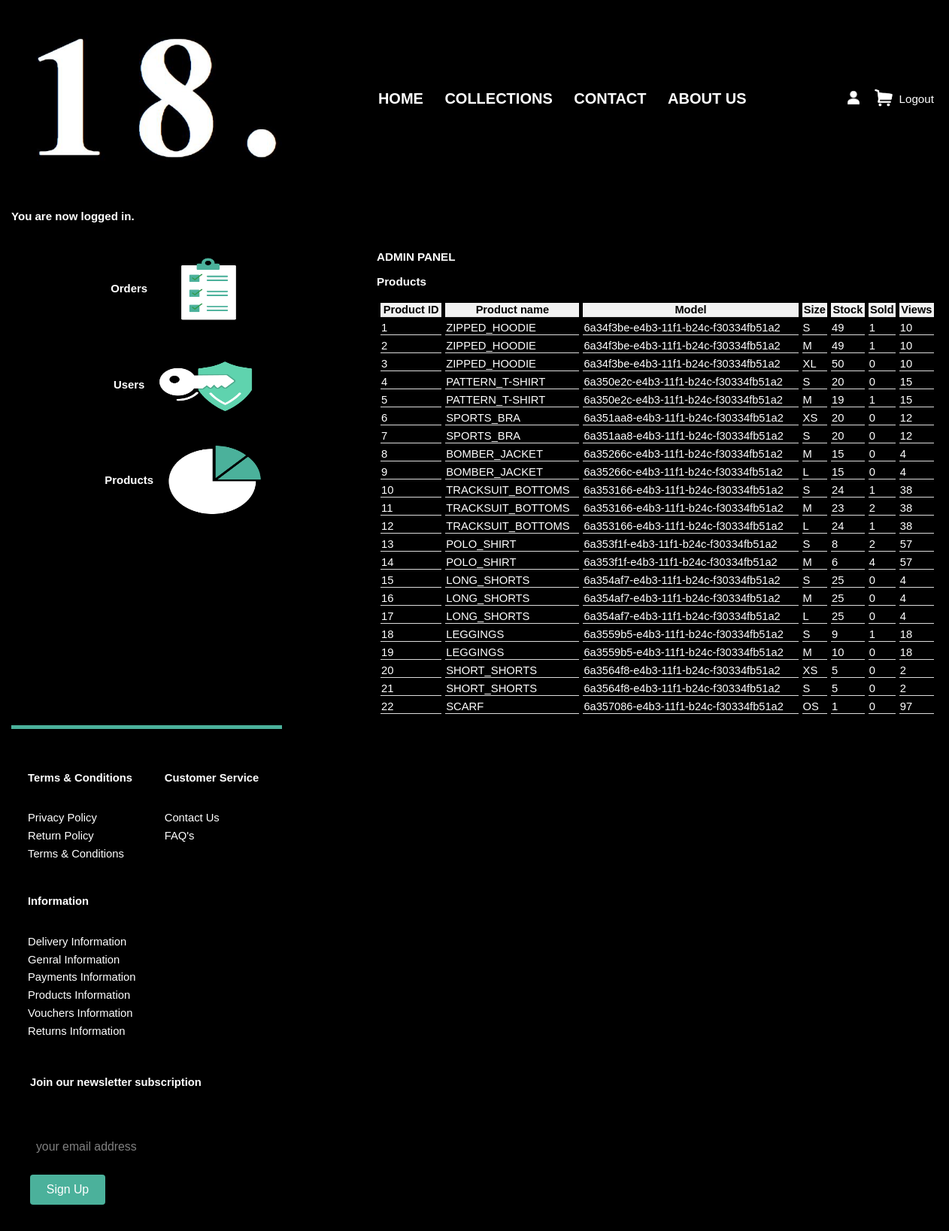
Before: /admin/admin.php?admin_tab=products (signed in) with the older database file.
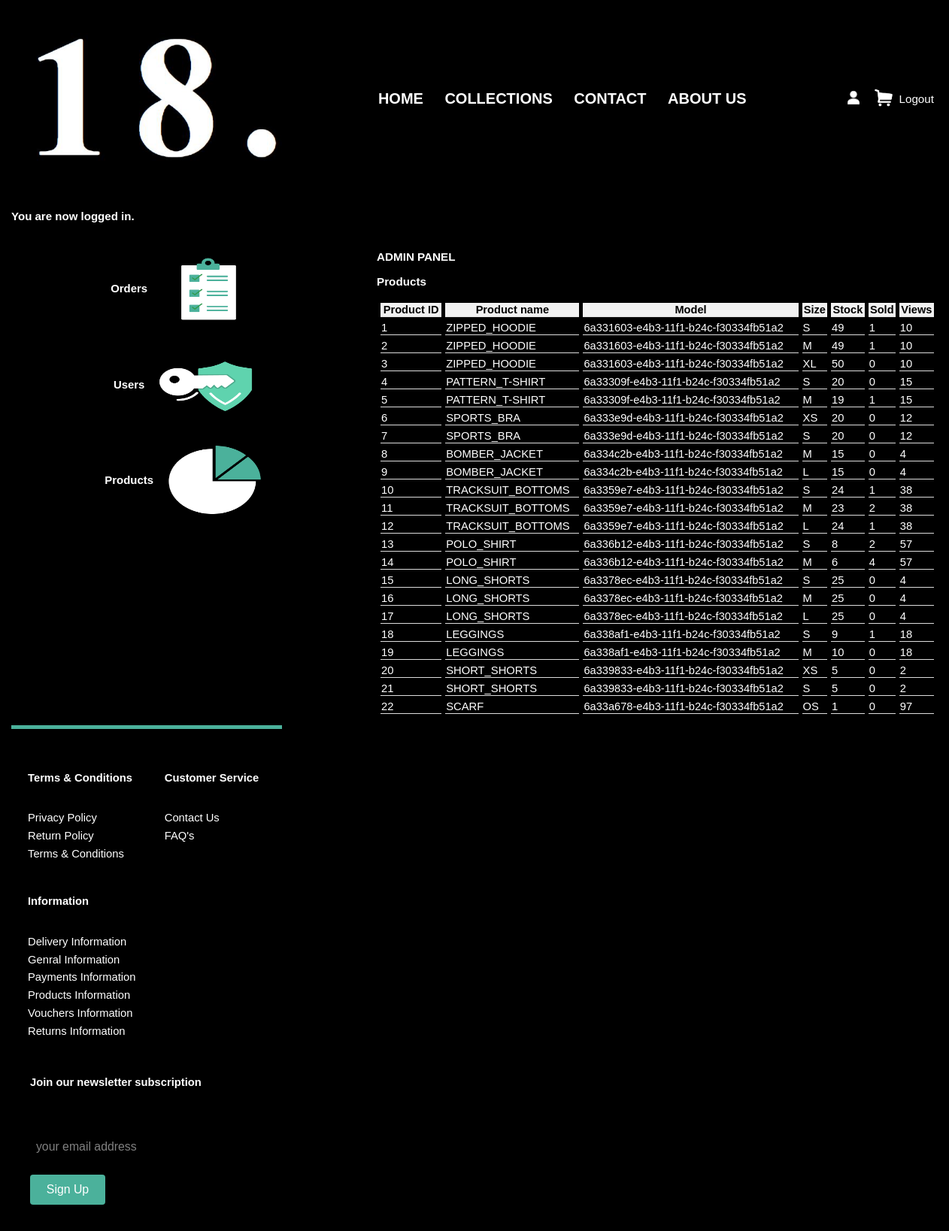
After: the same page with the newer database file.
### tables this page shows
CREATE TABLE products (
    pid SMALLINT UNSIGNED NOT NULL AUTO_INCREMENT,
    model VARCHAR(48) NOT NULL,
    name VARCHAR(128) NOT NULL,
    category VARCHAR(32) NOT NULL,
    color VARCHAR(32),
    size CHAR(3) NOT NULL,                               
    gender CHAR(1) NOT NULL,                             
    price DOUBLE NOT NULL,
    stock INT DEFAULT 0,
    views INT DEFAULT 0,
    bought_all_time BIGINT DEFAULT 0,
    avg_rating DOUBLE DEFAULT 0,
    description TEXT,
    date_time DATETIME DEFAULT NOW(),
    PRIMARY KEY(pid)
);

### admin/scripts/products.php (the view, shortened to what this page needs)
<?php
    $query = "SELECT pid, name, model, size, stock, bought_all_time, views FROM products ORDER BY ";
    if(!isset($_GET['products_sort']))
        $query .=  "pid";
    $sth = $db->prepare($query);
    $sth->execute();
    $products = $sth->fetchAll();
    echo "<table><tr>";
    $headings = array("Product ID", "Product name", "Model", "Size", "Stock", "Sold", "Views");
    $columns = array("pid", "name", "model", "size", "stock", "sold", "views");
    for($i=0;$i<count($headings);$i++)
    {
        echo "<th><a href=\"admin.php?admin_tab=products&products_sort=" . $columns[$i] . "\">" . $headings[$i];
        echo "</a></th>";
    }
    echo "</tr>";
    foreach($products as $tmp)
    {
            echo "<tr>";
            echo "<td>" . $tmp['pid'] . "</td>";
            echo "<td>" . $tmp['name'] . "</td>";
            echo "<td><a href=\"/product/product.php?model=" . $tmp['model'] . "&size=" . $tmp['size'] . "\">" . $tmp['model'] . "</a></td>";
            echo "<td>" . $tmp['size'] . "</td>";
            echo "<td>" . ($tmp['stock'] ? $tmp['stock'] : "Out-of-stock") . "</td>";
            echo "<td>" . $tmp['bought_all_time'] . "</td>";
            echo "<td>" . $tmp['views'] . "</td>";
        echo "</tr>";
    }
    echo "</table>";
?>

Changed rows visible on the page:
changed products id 1: model "6a34f3be-e4b3-11f1-b24c-f30334fb51a2" → "6a331603-e4b3-11f1-b24c-f30334fb51a2"
changed products id 2: model "6a34f3be-e4b3-11f1-b24c-f30334fb51a2" → "6a331603-e4b3-11f1-b24c-f30334fb51a2"
changed products "XL": model "6a34f3be-e4b3-11f1-b24c-f30334fb51a2" → "6a331603-e4b3-11f1-b24c-f30334fb51a2"
changed products id 4: model "6a350e2c-e4b3-11f1-b24c-f30334fb51a2" → "6a33309f-e4b3-11f1-b24c-f30334fb51a2"
changed products id 5: model "6a350e2c-e4b3-11f1-b24c-f30334fb51a2" → "6a33309f-e4b3-11f1-b24c-f30334fb51a2"
changed products id 6: model "6a351aa8-e4b3-11f1-b24c-f30334fb51a2" → "6a333e9d-e4b3-11f1-b24c-f30334fb51a2"
changed products id 7: model "6a351aa8-e4b3-11f1-b24c-f30334fb51a2" → "6a333e9d-e4b3-11f1-b24c-f30334fb51a2"
changed products id 8: model "6a35266c-e4b3-11f1-b24c-f30334fb51a2" → "6a334c2b-e4b3-11f1-b24c-f30334fb51a2"
changed products id 9: model "6a35266c-e4b3-11f1-b24c-f30334fb51a2" → "6a334c2b-e4b3-11f1-b24c-f30334fb51a2"
changed products id 10: model "6a353166-e4b3-11f1-b24c-f30334fb51a2" → "6a3359e7-e4b3-11f1-b24c-f30334fb51a2"
changed products id 11: model "6a353166-e4b3-11f1-b24c-f30334fb51a2" → "6a3359e7-e4b3-11f1-b24c-f30334fb51a2"
changed products id 12: model "6a353166-e4b3-11f1-b24c-f30334fb51a2" → "6a3359e7-e4b3-11f1-b24c-f30334fb51a2"
changed products id 13: model "6a353f1f-e4b3-11f1-b24c-f30334fb51a2" → "6a336b12-e4b3-11f1-b24c-f30334fb51a2"
changed products id 14: model "6a353f1f-e4b3-11f1-b24c-f30334fb51a2" → "6a336b12-e4b3-11f1-b24c-f30334fb51a2"
changed products id 15: model "6a354af7-e4b3-11f1-b24c-f30334fb51a2" → "6a3378ec-e4b3-11f1-b24c-f30334fb51a2"
changed products id 16: model "6a354af7-e4b3-11f1-b24c-f30334fb51a2" → "6a3378ec-e4b3-11f1-b24c-f30334fb51a2"
changed products id 17: model "6a354af7-e4b3-11f1-b24c-f30334fb51a2" → "6a3378ec-e4b3-11f1-b24c-f30334fb51a2"
changed products id 18: model "6a3559b5-e4b3-11f1-b24c-f30334fb51a2" → "6a338af1-e4b3-11f1-b24c-f30334fb51a2"
changed products id 19: model "6a3559b5-e4b3-11f1-b24c-f30334fb51a2" → "6a338af1-e4b3-11f1-b24c-f30334fb51a2"
changed products id 20: model "6a3564f8-e4b3-11f1-b24c-f30334fb51a2" → "6a339833-e4b3-11f1-b24c-f30334fb51a2"
changed products id 21: model "6a3564f8-e4b3-11f1-b24c-f30334fb51a2" → "6a339833-e4b3-11f1-b24c-f30334fb51a2"
changed products "SCARF": model "6a357086-e4b3-11f1-b24c-f30334fb51a2" → "6a33a678-e4b3-11f1-b24c-f30334fb51a2"
